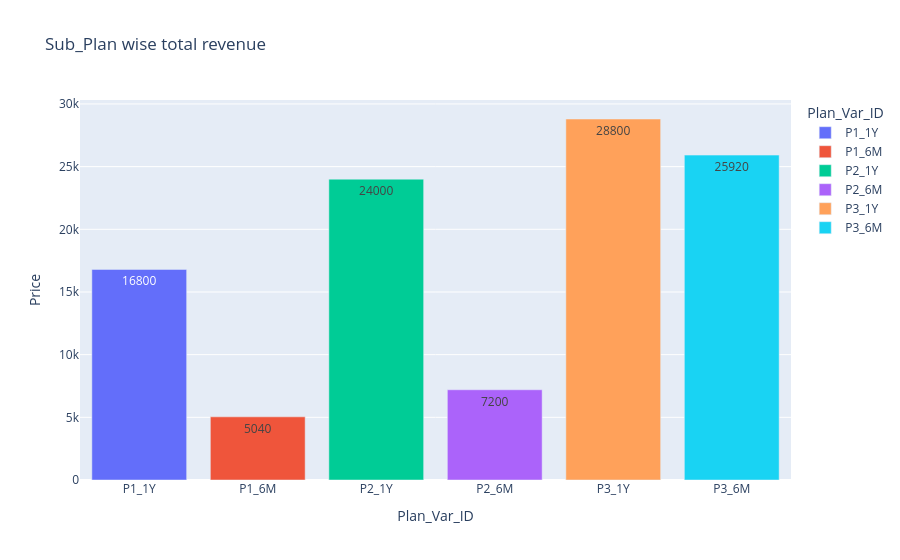

Write notebook code for a chart like this one.
### Code cell
fig = px.bar(data_frame=q6,x = 'Plan_Var_ID', y ='Price',title=' Sub_Plan wise total revenue ',color='Plan_Var_ID',
             text='Price')

fig.show()

### Figure 1 — Plotly figure (JSON) as saved in the notebook; plotly's stock layout.template omitted (floating-point values rounded to 4 significant figures)
{"data": [{"hovertemplate": "Plan_Var_ID=%{x}<br>Price=%{text}<extra></extra>", "legendgroup": "P1_1Y", "marker": {"color": "#636efa", "pattern": {"shape": ""}}, "name": "P1_1Y", "orientation": "v", "showlegend": true, "text": [16800.0], "textposition": "auto", "type": "bar", "x": ["P1_1Y"], "xaxis": "x", "y": [16800.0], "yaxis": "y"}, {"hovertemplate": "Plan_Var_ID=%{x}<br>Price=%{text}<extra></extra>", "legendgroup": "P1_6M", "marker": {"color": "#EF553B", "pattern": {"shape": ""}}, "name": "P1_6M", "orientation": "v", "showlegend": true, "text": [5040.0], "textposition": "auto", "type": "bar", "x": ["P1_6M"], "xaxis": "x", "y": [5040.0], "yaxis": "y"}, {"hovertemplate": "Plan_Var_ID=%{x}<br>Price=%{text}<extra></extra>", "legendgroup": "P2_1Y", "marker": {"color": "#00cc96", "pattern": {"shape": ""}}, "name": "P2_1Y", "orientation": "v", "showlegend": true, "text": [24000.0], "textposition": "auto", "type": "bar", "x": ["P2_1Y"], "xaxis": "x", "y": [24000.0], "yaxis": "y"}, {"hovertemplate": "Plan_Var_ID=%{x}<br>Price=%{text}<extra></extra>", "legendgroup": "P2_6M", "marker": {"color": "#ab63fa", "pattern": {"shape": ""}}, "name": "P2_6M", "orientation": "v", "showlegend": true, "text": [7200.0], "textposition": "auto", "type": "bar", "x": ["P2_6M"], "xaxis": "x", "y": [7200.0], "yaxis": "y"}, {"hovertemplate": "Plan_Var_ID=%{x}<br>Price=%{text}<extra></extra>", "legendgroup": "P3_1Y", "marker": {"color": "#FFA15A", "pattern": {"shape": ""}}, "name": "P3_1Y", "orientation": "v", "showlegend": true, "text": [28800.0], "textposition": "auto", "type": "bar", "x": ["P3_1Y"], "xaxis": "x", "y": [28800.0], "yaxis": "y"}, {"hovertemplate": "Plan_Var_ID=%{x}<br>Price=%{text}<extra></extra>", "legendgroup": "P3_6M", "marker": {"color": "#19d3f3", "pattern": {"shape": ""}}, "name": "P3_6M", "orientation": "v", "showlegend": true, "text": [25920.0], "textposition": "auto", "type": "bar", "x": ["P3_6M"], "xaxis": "x", "y": [25920.0], "yaxis": "y"}], "layout": {"barmode": "relative", "legend": {"title": {"text": "Plan_Var_ID"}, "tracegroupgap": 0}, "title": {"text": " Sub_Plan wise total revenue "}, "xaxis": {"anchor": "y", "categoryarray": ["P1_1Y", "P1_6M", "P2_1Y", "P2_6M", "P3_1Y", "P3_6M"], "categoryorder": "array", "domain": [0, 1], "title": {"text": "Plan_Var_ID"}}, "yaxis": {"anchor": "x", "domain": [0, 1], "title": {"text": "Price"}}}}
